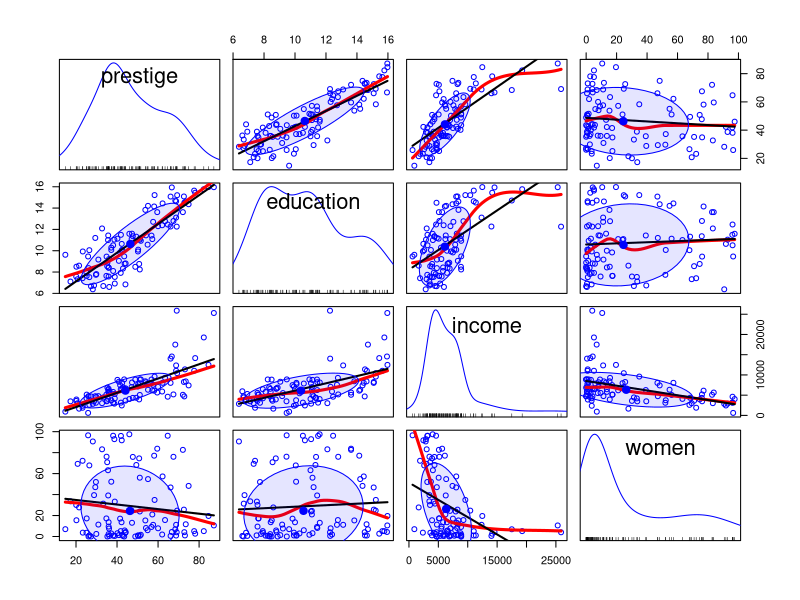
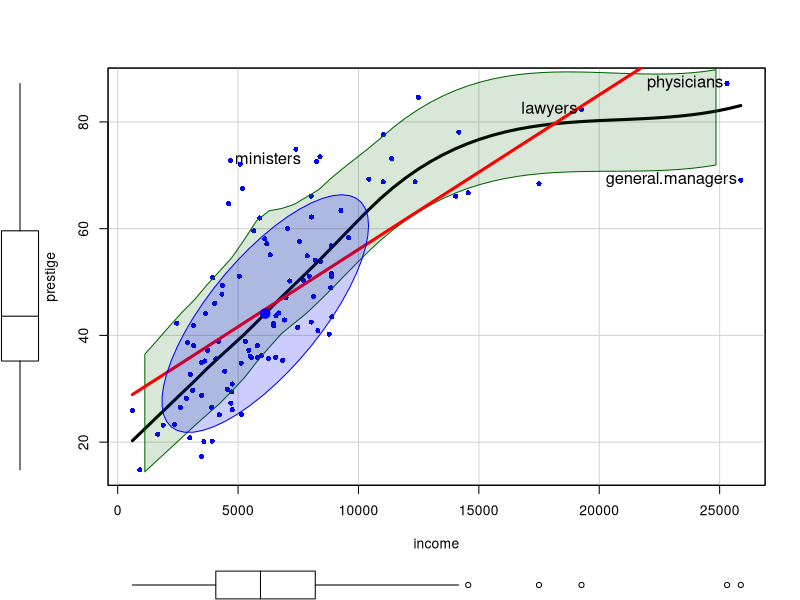
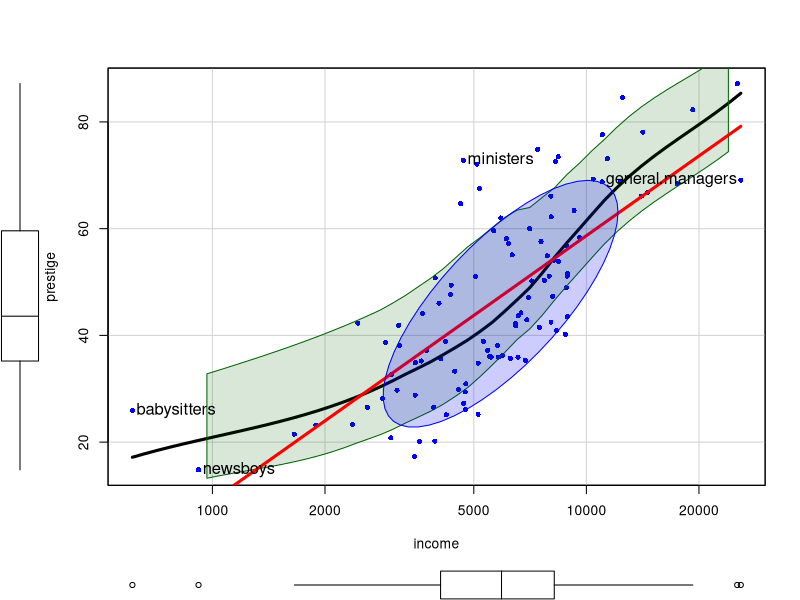
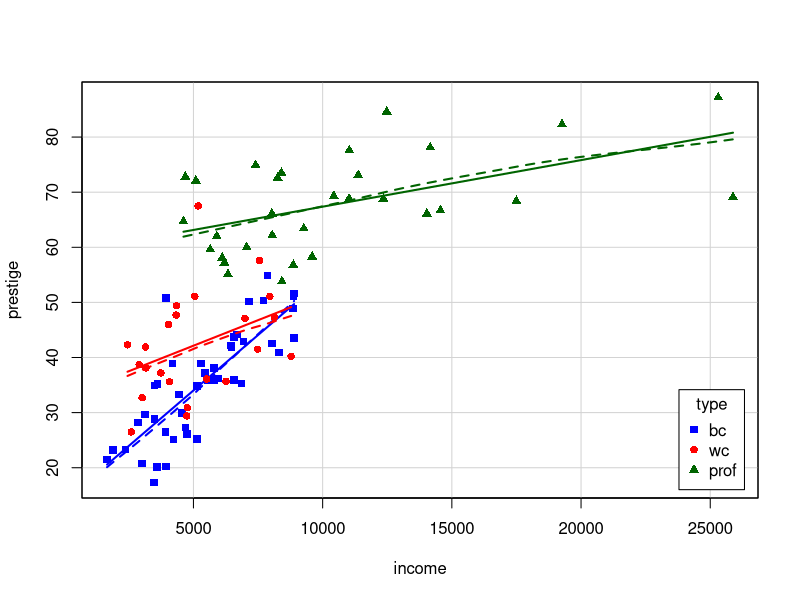
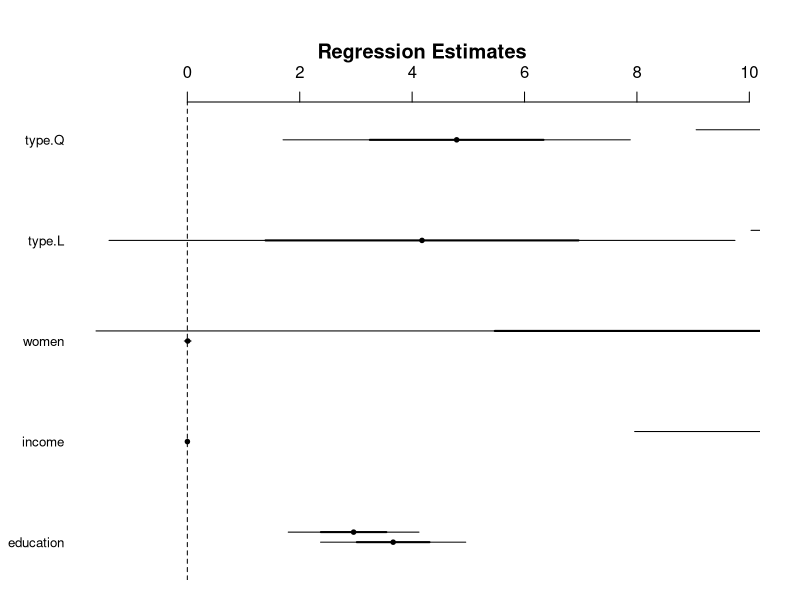
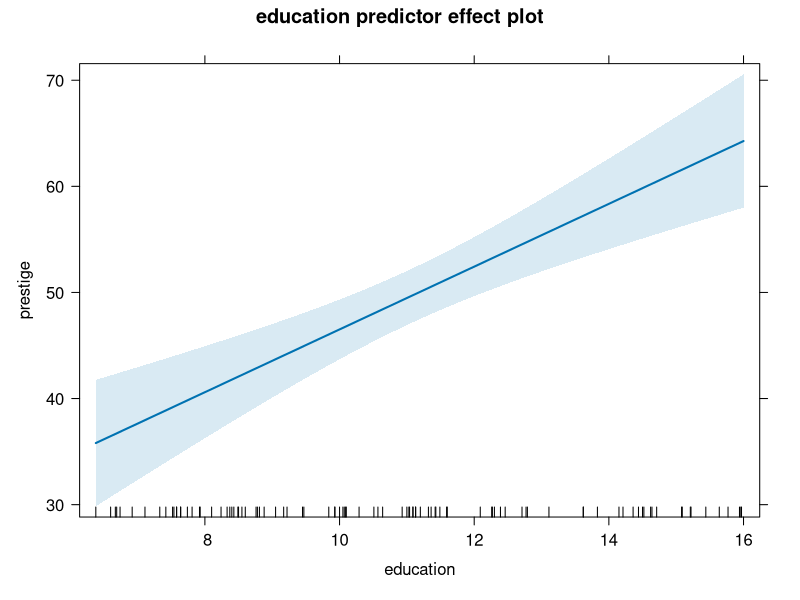
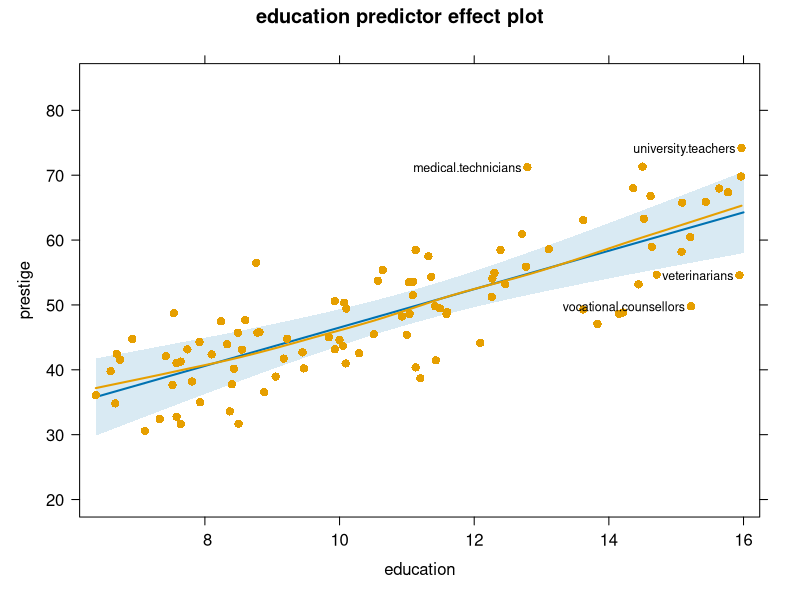
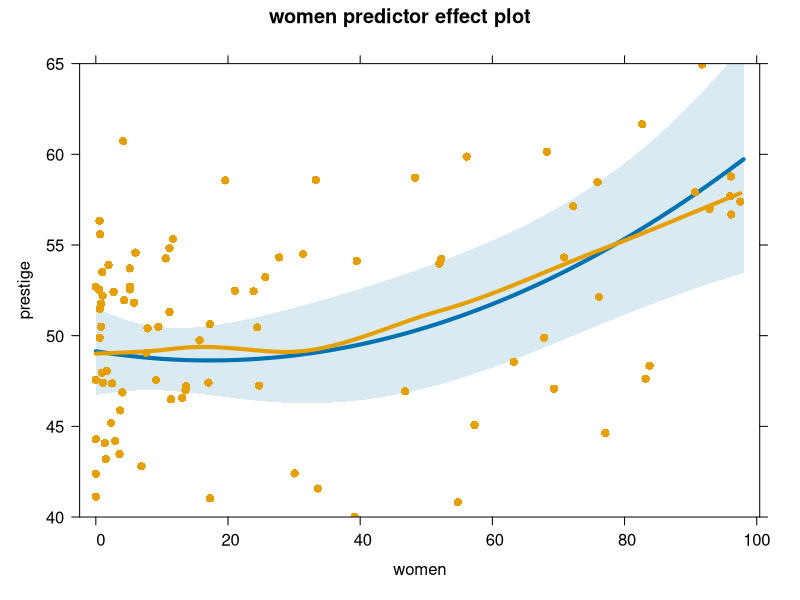

Source code (R) for these figures, in order:
#' ---
#' title: "Linear models example: Occupational Prestige data"
#' author: "Michael Friendly"
#' date: "11 Feb 2021"
#' output:
#'   html_document:
#'     theme: readable
#'     code_download: true
#' ---

#+ echo=FALSE
knitr::opts_chunk$set(warning=FALSE, message=FALSE, R.options=list(digits=4))

#' ## Load packages & Prestige data
#' 
#' The `car` and `effects` packages are the main workhorses here.

library("car")
library("effects")  # effect plots
library("arm")      # coefplots
data(Prestige, package="carData")

#' ## Reorder levels of `type` factor
#' 
#' Here it is useful to recognize that "bc" < "wc" < "prof". Do so by making `Prestige$type` an ordered factor.
#' Note that the occupation names are the `row.names` in the data.frame, not a separate variable.

Prestige$type <- ordered(Prestige$type, levels=c("bc", "wc", "prof")) # reorder levels
some(Prestige, 6)



#' ## scatterplotMatrix
#' 
#' Let's get a visual overview of the data in a scatterplot matrix. I use options to specify a
#' linear regression line (`regLine=`), a loess smoothed curve (`smooth=`) and 
#' a 68% (~ $\bar{y} \pm 1 sd$) data ellipse (`ellipse=`) in each panel.

#+ fig.width=7, fig.height=7
scatterplotMatrix(~ prestige + education + income + women ,
                  data=Prestige,
                  regLine = list(method=lm, lty=1, lwd=2, col="black"),
                  smooth=list(smoother=loessLine, spread=FALSE,
                              lty.smooth=1, lwd.smooth=3, col.smooth="red"),
                  ellipse=list(levels=0.68, fill.alpha=0.1))


#' ## fancy scatterplots

#' `car::scatterplot` has many options to add informative annotations, label unusual points, etc.
#' This plot shows clearly that income is positively skewed and the relation with `prestige` is non-linear.
#' The `id =` argument allows to identify unusual observations with their labels

scatterplot(prestige ~ income, data=Prestige,
            pch = 16,
            regLine = list(col = "red", lwd=3),
            smooth = list(smoother=loessLine,
                          lty.smooth = 1, col.smooth = "black", lwd.smooth=3,
                          col.var = "darkgreen"),
            ellipse = list(levels = 0.68),
            id = list(n=4, col="black", cex=1.2))

#' ### What would log(income) look like?
#' 
#' Rather than actually transforming `income`, the argument `log = "x"` says to 
#' plot `income` on a log scale
scatterplot(prestige ~ income, data=Prestige, 
            log = "x",
            pch = 16,
            regLine = list(col = "red", lwd=3),
            smooth = list(smoother=loessLine,
                          lty.smooth = 1, col.smooth = "black", lwd.smooth=3,
                          col.var = "darkgreen"),
            ellipse = list(levels = 0.68), 
            id = list(n=4, col="black", cex=1.2))


#' ### Stratify by type
#' 
#' The formula notation `~ income | type` says to do plot annotations conditional on occupation type.
#' Oh, now that has a very different interpretation!
scatterplot(prestige ~ income | type, data=Prestige,
            col = c("blue", "red", "darkgreen"),
            pch = 15:17,
            legend = list(coords="bottomright"),
            smooth=list(smoother=loessLine, 
                        var=FALSE, span=1, lwd=4))



#' ## Fit the basic all-main-effects model
data(Prestige)
mod0 <- lm(prestige ~ education + income + women + type,
           data=Prestige)
summary(mod0)


#' ## Add more complex terms
#' 
#' Here we allow that %women might have a quadratic relation to prestige,
#' that income is best modeled on a log scale, and that log(income)
#' interacts with occupation `type`.
mod1 <- lm(prestige ~ education + poly(women, 2) +
                     log(income)*type, data=Prestige)
summary(mod1)

#' ## Plot coefficients
#' 
#' Plots of coefficients with CI often more informative that tables of coefficients.
arm::coefplot(mod0)
arm::coefplot(mod1, add=TRUE)

#' ## Compare model fits
#' 
#' This `anova` call tests whether `mod1` is a significant improvement over the baseline `mod0`
anova(mod0, mod1)

#' ## Effect plots
             
#' Effect of `education` averaged over others
mod1.e1 <- predictorEffect("education", mod1)
plot(mod1.e1)

#' Effect of `education`, but showing partial residuals. In some cases, this will help spot influential cases
#' in the partial relation of a predictor to the response.

mod1.e1a <- predictorEffect("education", mod1, residuals=TRUE)
plot(mod1.e1a, 
     residuals.pch=16, id=list(n=4, col="black"))

#' Effect of `women` averaged over others. The blue curve shows the fitted quadratic relation in the model.
#' The red curve shows a non-parametric smoooth.

mod1.e2 <- predictorEffect("women", mod1, residuals=TRUE)
plot(mod1.e2, ylim=c(40, 65), lwd=4,
     residuals.pch=16)


#' Effect of `income` (by `type`) averaged over others

plot(predictorEffect("income", mod1),
     lines=list(multiline=TRUE, lwd=3),
     key.args = list(x=.7, y=.35),
    )


#' ## Diagnostic plots
#' 
#' In base graphics, `plot()` for an `lm` object gives the "regression quartet" of diagnostic plots.

#+ fig.width=7, fig.height=7
op <- par(mfrow=c(2,2))
plot(mod1, lwd=2, cex.lab=1.4)



#' ## better QQ plots from `car::qqPlot`

#' Overall plot of residuals for `mod1`
#' 
qqPlot(mod1, pch=16)

#' QQ plots for individual variables and/or subsets
#' 
qqPlot(~ income, data=Prestige, subset = type == "prof")
qqPlot(income ~ type, data=Prestige, layout=c(1, 3))


#' ## influence plot
#'
#+ fig.height=6, fig.width=7
car::influencePlot(mod1, id=list(n=2, cex=1.2), cex.lab=1.4)
